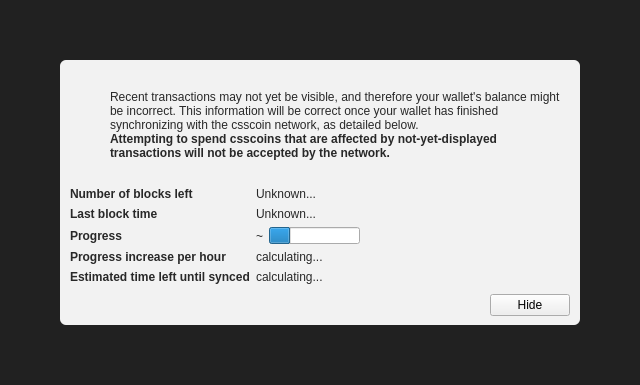
<?xml version="1.0" encoding="UTF-8"?>
<ui version="4.0">
 <class>ModalOverlay</class>
 <widget class="ModalOverlay" name="ModalOverlay">
  <property name="geometry">
   <rect>
    <x>0</x>
    <y>0</y>
    <width>640</width>
    <height>385</height>
   </rect>
  </property>
  <property name="windowTitle">
   <string>Form</string>
  </property>
  <layout class="QVBoxLayout" name="verticalLayout" stretch="0">
   <property name="sizeConstraint">
    <enum>QLayout::SetDefaultConstraint</enum>
   </property>
   <property name="leftMargin">
    <number>0</number>
   </property>
   <property name="topMargin">
    <number>0</number>
   </property>
   <property name="rightMargin">
    <number>0</number>
   </property>
   <property name="bottomMargin">
    <number>0</number>
   </property>
   <item>
    <widget class="QWidget" name="bgWidget" native="true">
     <property name="styleSheet">
      <string notr="true">#bgWidget { background: rgba(0,0,0,220); }</string>
     </property>
     <layout class="QVBoxLayout" name="verticalLayoutMain" stretch="1">
      <property name="leftMargin">
       <number>60</number>
      </property>
      <property name="topMargin">
       <number>60</number>
      </property>
      <property name="rightMargin">
       <number>60</number>
      </property>
      <property name="bottomMargin">
       <number>60</number>
      </property>
      <item>
       <widget class="QWidget" name="contentWidget" native="true">
        <property name="styleSheet">
         <string notr="true">#contentWidget { background: rgba(255,255,255,240); border-radius: 6px; }

QLabel { color: rgb(40,40,40);  }</string>
        </property>
        <layout class="QVBoxLayout" name="verticalLayoutSub" stretch="1,0,0,0">
         <property name="spacing">
          <number>0</number>
         </property>
         <property name="leftMargin">
          <number>10</number>
         </property>
         <property name="topMargin">
          <number>10</number>
         </property>
         <property name="rightMargin">
          <number>10</number>
         </property>
         <property name="bottomMargin">
          <number>10</number>
         </property>
         <item>
          <layout class="QHBoxLayout" name="horizontalLayoutIconText" stretch="0,1">
           <property name="topMargin">
            <number>20</number>
           </property>
           <item>
            <layout class="QVBoxLayout" name="verticalLayoutIcon">
             <property name="leftMargin">
              <number>0</number>
             </property>
             <item>
              <widget class="QPushButton" name="warningIcon">
               <property name="enabled">
                <bool>false</bool>
               </property>
               <property name="text">
                <string/>
               </property>
               <property name="icon">
                <iconset>
                 <normaloff>:/icons/warning</normaloff>
                 <disabledoff>:/icons/warning</disabledoff>:/icons/warning</iconset>
               </property>
               <property name="iconSize">
                <size>
                 <width>48</width>
                 <height>48</height>
                </size>
               </property>
               <property name="flat">
                <bool>true</bool>
               </property>
              </widget>
             </item>
             <item>
              <spacer name="verticalSpacerWarningIcon">
               <property name="orientation">
                <enum>Qt::Vertical</enum>
               </property>
               <property name="sizeHint" stdset="0">
                <size>
                 <width>20</width>
                 <height>40</height>
                </size>
               </property>
              </spacer>
             </item>
            </layout>
           </item>
           <item>
            <layout class="QVBoxLayout" name="verticalLayoutInfoText">
             <property name="leftMargin">
              <number>0</number>
             </property>
             <property name="topMargin">
              <number>0</number>
             </property>
             <item>
              <widget class="QLabel" name="infoText">
               <property name="text">
                <string>Recent transactions may not yet be visible, and therefore your wallet's balance might be incorrect. This information will be correct once your wallet has finished synchronizing with the csscoin network, as detailed below.</string>
               </property>
               <property name="textFormat">
                <enum>Qt::RichText</enum>
               </property>
               <property name="wordWrap">
                <bool>true</bool>
               </property>
              </widget>
             </item>
             <item>
              <widget class="QLabel" name="infoTextStrong">
               <property name="font">
                <font>
                 <weight>75</weight>
                 <bold>true</bold>
                </font>
               </property>
               <property name="text">
                <string>Attempting to spend csscoins that are affected by not-yet-displayed transactions will not be accepted by the network.</string>
               </property>
               <property name="textFormat">
                <enum>Qt::RichText</enum>
               </property>
               <property name="wordWrap">
                <bool>true</bool>
               </property>
              </widget>
             </item>
             <item>
              <spacer name="verticalSpacerInTextSpace">
               <property name="orientation">
                <enum>Qt::Vertical</enum>
               </property>
               <property name="sizeHint" stdset="0">
                <size>
                 <width>20</width>
                 <height>40</height>
                </size>
               </property>
              </spacer>
             </item>
            </layout>
           </item>
          </layout>
         </item>
         <item>
          <spacer name="verticalSpacerAfterText">
           <property name="orientation">
            <enum>Qt::Vertical</enum>
           </property>
           <property name="sizeHint" stdset="0">
            <size>
             <width>20</width>
             <height>40</height>
            </size>
           </property>
          </spacer>
         </item>
         <item>
          <layout class="QFormLayout" name="formLayout">
           <property name="fieldGrowthPolicy">
            <enum>QFormLayout::FieldsStayAtSizeHint</enum>
           </property>
           <property name="horizontalSpacing">
            <number>6</number>
           </property>
           <property name="verticalSpacing">
            <number>6</number>
           </property>
           <property name="topMargin">
            <number>10</number>
           </property>
           <item row="0" column="0">
            <widget class="QLabel" name="labelNumberOfBlocksLeft">
             <property name="font">
              <font>
               <weight>75</weight>
               <bold>true</bold>
              </font>
             </property>
             <property name="text">
              <string>Number of blocks left</string>
             </property>
            </widget>
           </item>
           <item row="0" column="1">
            <widget class="QLabel" name="numberOfBlocksLeft">
             <property name="text">
              <string>Unknown...</string>
             </property>
            </widget>
           </item>
           <item row="1" column="0">
            <widget class="QLabel" name="labelLastBlockTime">
             <property name="font">
              <font>
               <weight>75</weight>
               <bold>true</bold>
              </font>
             </property>
             <property name="text">
              <string>Last block time</string>
             </property>
            </widget>
           </item>
           <item row="1" column="1">
            <widget class="QLabel" name="newestBlockDate">
             <property name="sizePolicy">
              <sizepolicy hsizetype="Maximum" vsizetype="Preferred">
               <horstretch>0</horstretch>
               <verstretch>0</verstretch>
              </sizepolicy>
             </property>
             <property name="text">
              <string>Unknown...</string>
             </property>
            </widget>
           </item>
           <item row="2" column="0">
            <widget class="QLabel" name="labelSyncDone">
             <property name="font">
              <font>
               <weight>75</weight>
               <bold>true</bold>
              </font>
             </property>
             <property name="text">
              <string>Progress</string>
             </property>
            </widget>
           </item>
           <item row="2" column="1">
            <layout class="QHBoxLayout" name="horizontalLayoutSync" stretch="0,1">
             <item>
              <widget class="QLabel" name="percentageProgress">
               <property name="text">
                <string notr="true">~</string>
               </property>
              </widget>
             </item>
             <item>
              <widget class="QProgressBar" name="progressBar">
               <property name="value">
                <number>24</number>
               </property>
               <property name="format">
                <string/>
               </property>
              </widget>
             </item>
            </layout>
           </item>
           <item row="4" column="0">
            <widget class="QLabel" name="labelProgressIncrease">
             <property name="font">
              <font>
               <weight>75</weight>
               <bold>true</bold>
              </font>
             </property>
             <property name="text">
              <string>Progress increase per hour</string>
             </property>
            </widget>
           </item>
           <item row="4" column="1">
            <widget class="QLabel" name="progressIncreasePerH">
             <property name="text">
              <string>calculating...</string>
             </property>
            </widget>
           </item>
           <item row="5" column="0">
            <widget class="QLabel" name="labelEstimatedTimeLeft">
             <property name="font">
              <font>
               <weight>75</weight>
               <bold>true</bold>
              </font>
             </property>
             <property name="text">
              <string>Estimated time left until synced</string>
             </property>
            </widget>
           </item>
           <item row="5" column="1">
            <widget class="QLabel" name="expectedTimeLeft">
             <property name="text">
              <string>calculating...</string>
             </property>
            </widget>
           </item>
          </layout>
         </item>
         <item>
          <layout class="QHBoxLayout" name="horizontalLayoutButtons">
           <property name="leftMargin">
            <number>10</number>
           </property>
           <property name="topMargin">
            <number>10</number>
           </property>
           <item>
            <spacer name="horizontalSpacer">
             <property name="orientation">
              <enum>Qt::Horizontal</enum>
             </property>
             <property name="sizeHint" stdset="0">
              <size>
               <width>40</width>
               <height>20</height>
              </size>
             </property>
            </spacer>
           </item>
           <item>
            <widget class="QPushButton" name="closeButton">
             <property name="text">
              <string>Hide</string>
             </property>
            </widget>
           </item>
          </layout>
         </item>
        </layout>
       </widget>
      </item>
     </layout>
    </widget>
   </item>
  </layout>
 </widget>
 <customwidgets>
  <customwidget>
   <class>ModalOverlay</class>
   <extends>QWidget</extends>
   <header>modaloverlay.h</header>
   <container>1</container>
  </customwidget>
 </customwidgets>
 <resources/>
 <connections/>
</ui>
